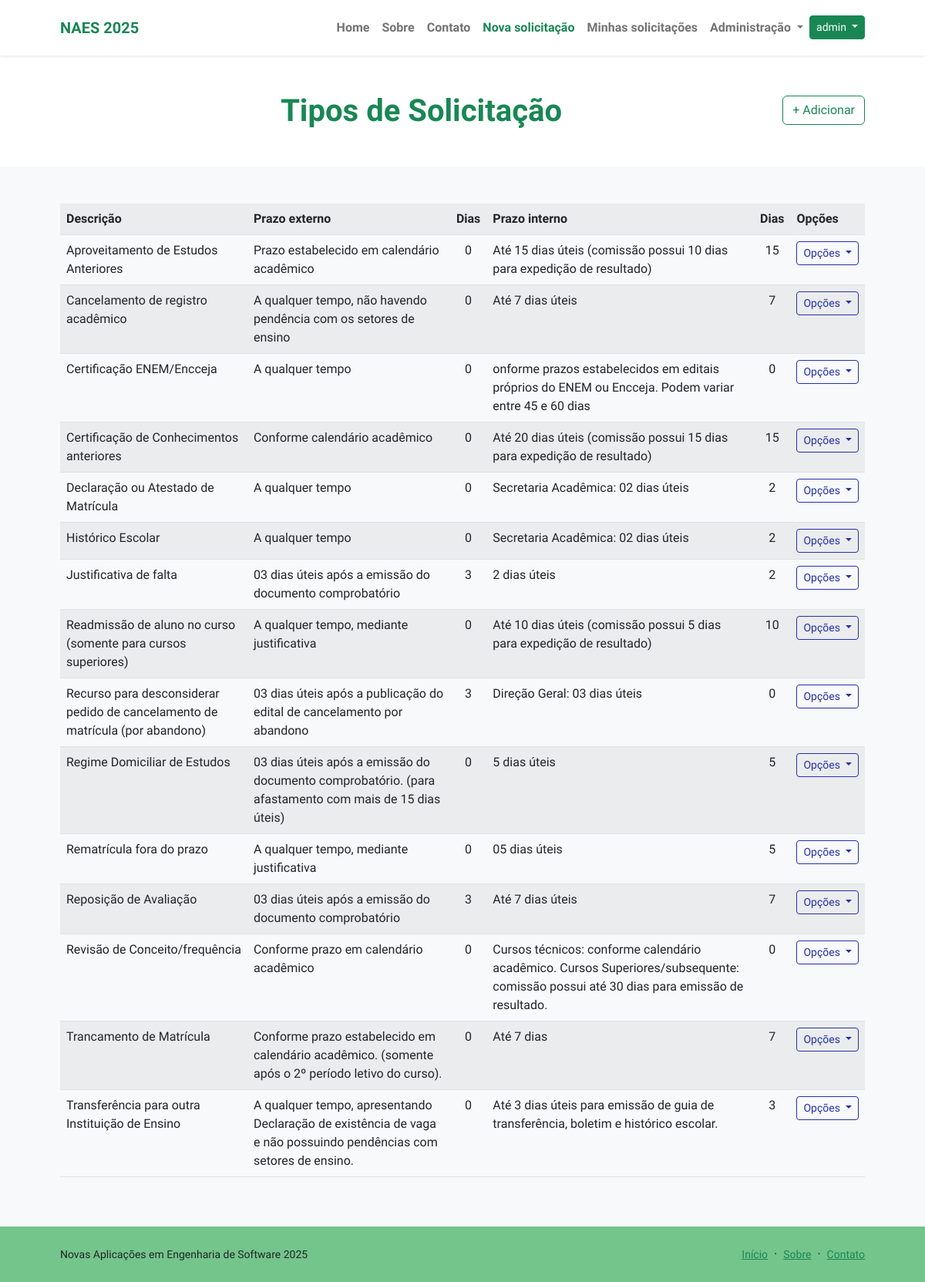
Page /protocolo/listar/tipos-de-solicitacao/ (signed in) on the earlier database version.
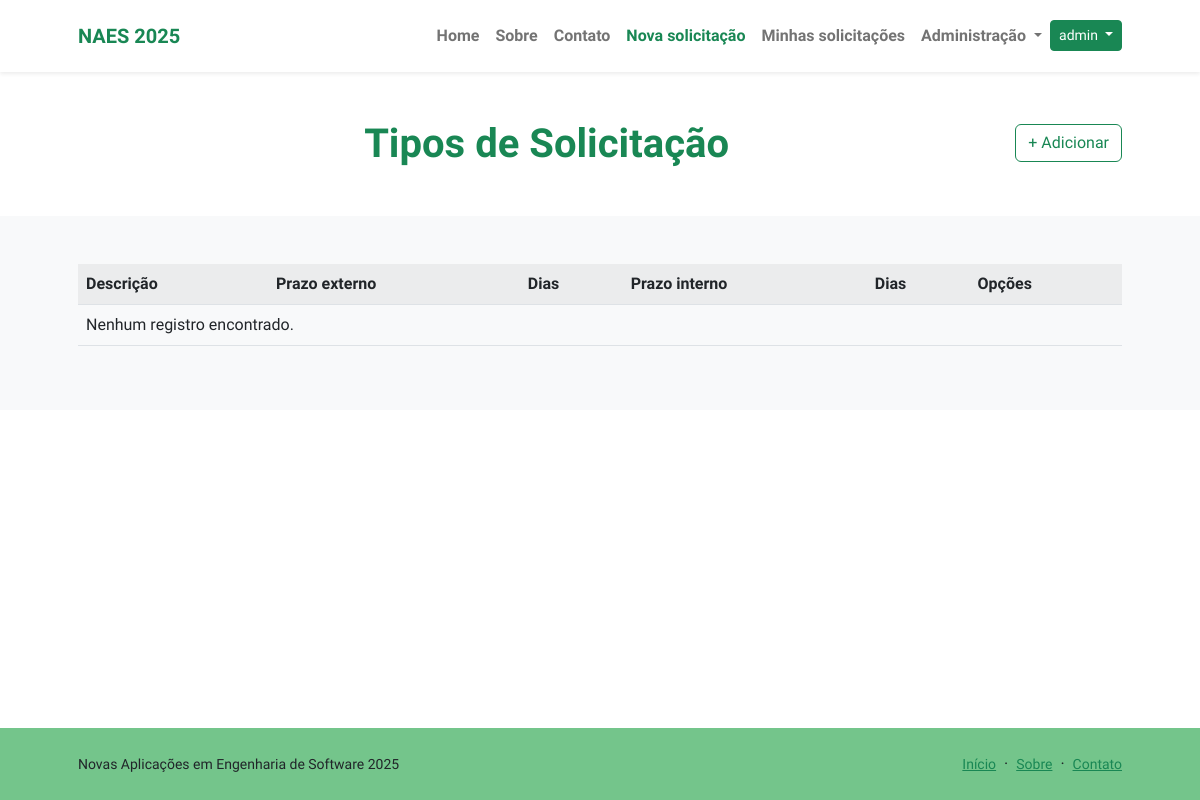
Same page on the later database version.
### protocolos/models.py (models this page shows, shortened)
class TipoSolicitacao(models.Model):
    descricao = models.CharField(max_length=100, verbose_name="descrição", unique=True)
    prazo_externo = models.CharField(max_length=200)
    prazo_externo_dias = models.PositiveSmallIntegerField(
        help_text="Informe quantos dias úteis é o prazo de solicitação",
        blank=True, default=0)
    prazo_interno = models.CharField(max_length=200)
    prazo_interno_dias = models.PositiveSmallIntegerField(
        help_text="Informe quantos dias úteis para atendimento",
        blank=True, default=0)
    class Meta:
        verbose_name = "Tipo de Solicitação"
        verbose_name_plural = "Tipos de Solicitação"
        ordering = ["descricao"]

### protocolos/views.py (the view)
# urls.py: path("listar/tipos-de-solicitacao/", TipoSolicitacaoList.as_view(), name="listar-tipo-solicitacao"),
class TipoSolicitacaoList(LoginRequiredMixin, ListView):
    template_name = "protocolos/listas/tipo-solicitacao.html"
    model = TipoSolicitacao

### protocolos/templates/protocolos/listas/tipo-solicitacao.html (shortened to what this page needs)
{% extends "paginasweb/modelos/index.html" %}
{% load static %}
{% block header %}
<div class="text-center">
    <h1 class="display-6 fw-bolder mb-4">
        <span class="text-success d-inline">
            Tipos de Solicitação
        </span>
        <a href="{% url "cadastrar-tipo-solicitacao" %}" class="mt-1 btn btn-outline-success float-lg-end">
            + Adicionar
        </a>
    </h1>
</div>
{% endblock header %}
{% block conteudo %}
<div>
    <table class="table table-striped">
        <tr>
            <th>Descrição</th>
            <th>Prazo externo</th>
            <th>Dias</th>
            <th>Prazo interno</th>
            <th>Dias</th>
            <th>Opções</th>
        </tr>
        {% for object in object_list %}
        <tr>
            <td>{{ object.descricao }}</td>
            <td>{{ object.prazo_externo }}</td>
            <td class="text-center">{{ object.prazo_externo_dias }}</td>
            <td>{{ object.prazo_interno }}</td>
            <td class="text-center">{{ object.prazo_interno_dias }}</td>
            <td>
                <div class="dropdown">
                    <button class="btn btn-outline-primary btn-sm dropdown-toggle" type="button" data-bs-toggle="dropdown" aria-expanded="false">
                        Opções
                    </button>
                </div>
            </td>
        </tr>
        {% empty %}
        <tr>
            <td colspan="6">Nenhum registro encontrado.</td>
        </tr>
        {% endfor %}
    </table>
</div>
{% endblock conteudo %}

### paginasweb/templates/paginasweb/modelos/index.html (shortened to what this page needs)
{% load static %}
<!DOCTYPE html>
<html lang="pt-br">
    <head>
        <link href="https://cdn.jsdelivr.net/npm/bootstrap-icons@1.8.1/font/bootstrap-icons.css" rel="stylesheet" />
        <link href="{% static 'css/styles.css' %}" rel="stylesheet" />
    </head>
    <body class="d-flex flex-column h-100">
        <main class="flex-shrink-0">
            {% block menu %}
            <nav class="navbar navbar-expand-lg navbar-light bg-white py-3 fixed-top shadow-sm">
                <div class="container px-5">
                    <a class="navbar-brand" href="{% url 'index' %}">
                        <span class="fw-bolder text-success">NAES 2025</span>
                    </a>
                    <div class="collapse navbar-collapse" id="navbarSupportedContent">
                        <ul class="navbar-nav ms-auto mb-2 mb-lg-0 fw-bolder">
                            <li class="nav-item">
                                <a class="nav-link" href="{% url 'index' %}">Home</a>
                            </li>
                            <li class="nav-item">
                                <a class="nav-link" href="{% url 'sobre' %}">Sobre</a>
                            </li>
                            <li class="nav-item">
                                <a class="nav-link" href="{% url "contato" %}">Contato</a>
                            </li>
                            {% if request.user.is_authenticated %}
                            <li class="nav-item">
                                <a class="nav-link link-success" href="{% url "cadastrar-solicitacao" %}">Nova solicitação</a>
                            </li>
                            <li class="nav-item">
                                <a class="nav-link" href="{% url "listar-solicitacao" %}">Minhas solicitações</a>
                            </li>
                            <li class="nav-item dropdown">
                                <a class="nav-link dropdown-toggle" href="#" role="button" data-bs-toggle="dropdown" aria-expanded="false">
                                    Administração
                                </a>
                            </li>
                            <li class="nav-item">
                                <div class="btn-group mt-1">
                                    <button type="button" class="btn btn-success btn-sm dropdown-toggle" data-bs-toggle="dropdown" aria-expanded="false">
                                      {{ request.user }}
                                    </button>
                                </div>
                            </li>
                            {% endif %}
                        </ul>
                    </div>
                </div>
            </nav>
            {% endblock menu %}
            <header class="py-4 mt-5">
                <div class="container px-5 mt-5">
                    <div class="row gx-5 align-items-center">
                        <div class="col-xxl">
                            {% block header %}{% endblock header %}
                        </div>
                    </div>
                </div>
            </header>
            <section class="bg-light py-5">
                <div class="container px-5">
                    <div class="row gx-5 justify-content-center">
                        <div class="col-xxl">
                            {% block conteudo %}{% endblock conteudo %}
                        </div>
                    </div>
                </div>
            </section>
        </main>
        <footer class="bg-ifpr-verde-claro py-4 mt-auto">
            <div class="container px-5">
                <div class="row align-items-center justify-content-between flex-column flex-sm-row">
                    {% block rodape %}
                    <div class="col-auto">
                        <div class="small m-0">Novas Aplicações em Engenharia de Software 2025</div>
                    </div>
                    <div class="col-auto">
                        <a class="small link-success" href="{% url 'index' %}">Início</a>
                        <span class="mx-1">&middot;</span>
                        <a class="small link-success" href="{% url 'sobre' %}">Sobre</a>
                        <span class="mx-1">&middot;</span>
                        <a class="small link-success" href="#!">Contato</a>
                    </div>
                    {% endblock rodape %}
                </div>
            </div>
        </footer>
    </body>
</html>

Differences in the rows shown:
removed TipoSolicitacao: descricao "Aproveitamento de Estudos Anteriores", prazo_externo "Prazo estabelecido em calendário acadêmico", prazo_externo_dias "0", prazo_interno "Até 15 dias úteis (comissão possui 10 dias para expedição de resultado)", prazo_interno_dias "15"
removed TipoSolicitacao: descricao "Cancelamento de registro acadêmico", prazo_externo "A qualquer tempo, não havendo pendência com os setores de ensino", prazo_externo_dias "0", prazo_interno "Até 7 dias úteis", prazo_interno_dias "7"
removed TipoSolicitacao: descricao "Certificação ENEM/Encceja", prazo_externo "A qualquer tempo", prazo_externo_dias "0", prazo_interno "onforme prazos estabelecidos em editais próprios do ENEM ou Encceja. Podem variar entre 45 e 60 dias", prazo_interno_dias "0"
removed TipoSolicitacao: descricao "Certificação de Conhecimentos anteriores", prazo_externo "Conforme calendário acadêmico", prazo_externo_dias "0", prazo_interno "Até 20 dias úteis (comissão possui 15 dias para expedição de resultado)", prazo_interno_dias "15"
removed TipoSolicitacao: descricao "Declaração ou Atestado de Matrícula", prazo_externo "A qualquer tempo", prazo_externo_dias "0", prazo_interno "Secretaria Acadêmica: 02 dias úteis", prazo_interno_dias "2"
removed TipoSolicitacao: descricao "Histórico Escolar", prazo_externo "A qualquer tempo", prazo_externo_dias "0", prazo_interno "Secretaria Acadêmica: 02 dias úteis", prazo_interno_dias "2"
removed TipoSolicitacao: descricao "Justificativa de falta", prazo_externo "03 dias úteis após a emissão do documento comprobatório", prazo_externo_dias "3", prazo_interno "2 dias úteis", prazo_interno_dias "2"
removed TipoSolicitacao: descricao "Readmissão de aluno no curso (somente para cursos superiores)", prazo_externo "A qualquer tempo, mediante justificativa", prazo_externo_dias "0", prazo_interno "Até 10 dias úteis (comissão possui 5 dias para expedição de resultado)", prazo_interno_dias "10"
removed TipoSolicitacao: descricao "Recurso para desconsiderar pedido de cancelamento de matrícula (por abandono)", prazo_externo "03 dias úteis após a publicação do edital de cancelamento por abandono", prazo_externo_dias "3", prazo_interno "Direção Geral: 03 dias úteis", prazo_interno_dias "0"
removed TipoSolicitacao: descricao "Regime Domiciliar de Estudos", prazo_externo "03 dias úteis após a emissão do documento comprobatório. (para afastamento com mais de 15 dias úteis)", prazo_externo_dias "0", prazo_interno "5 dias úteis", prazo_interno_dias "5"
removed TipoSolicitacao: descricao "Rematrícula fora do prazo", prazo_externo "A qualquer tempo, mediante justificativa", prazo_externo_dias "0", prazo_interno "05 dias úteis", prazo_interno_dias "5"
removed TipoSolicitacao: descricao "Reposição de Avaliação", prazo_externo "03 dias úteis após a emissão do documento comprobatório", prazo_externo_dias "3", prazo_interno "Até 7 dias úteis", prazo_interno_dias "7"
removed TipoSolicitacao: descricao "Revisão de Conceito/frequência", prazo_externo "Conforme prazo em calendário acadêmico", prazo_externo_dias "0", prazo_interno "Cursos técnicos: conforme calendário acadêmico. Cursos Superiores/subsequente: comissão possui até 30 dias para emissão de resultado.", prazo_interno_dias "0"
removed TipoSolicitacao: descricao "Trancamento de Matrícula", prazo_externo "Conforme prazo estabelecido em calendário acadêmico. (somente após o 2º período letivo do curso).", prazo_externo_dias "0", prazo_interno "Até 7 dias", prazo_interno_dias "7"
removed TipoSolicitacao: descricao "Transferência para outra Instituição de Ensino", prazo_externo "A qualquer tempo, apresentando Declaração de existência de vaga e não possuindo pendências com setores de ensino.", prazo_externo_dias "0", prazo_interno "Até 3 dias úteis para emissão de guia de transferência, boletim e histórico escolar.", prazo_interno_dias "3"
Other differences:
text now shown: "Nenhum registro encontrado."
